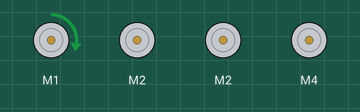
A sketch run on a simulated Arduino Uno, built with avr-gcc and run on an emulated ATmega328P. Parts: 4 × DC motor (green arrow = forward, orange = backward, longer = faster).

Above: at 0.5 s.
Timing chart, 0 to 4.6 s (numbered marks = the images above):
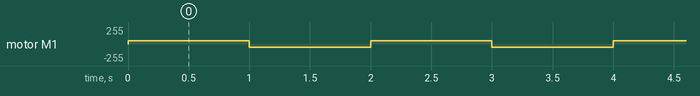

The sketch:

draw.ino.ino
```cpp
#include <AFMotor.h>

AF_DCMotor motor1(1), motor2(2), motor3(2), gripper(4);

int delay_speed = 1000;
int m1_speed = 50, m2_speed = 200, m3_speed = 200, m4_speed = 200;

void setup()
{
  motor1.setSpeed(m1_speed);  // BASE
  motor2.setSpeed(m2_speed);  // Right side -> BACK AND FORTH
  motor3.setSpeed(m3_speed);  // LEFT MOTOR -> UP AND DOWN
  gripper.setSpeed(m4_speed); // Gripper
}

void loop()
{
  motor1.run(FORWARD);
  delay(delay_speed);

  motor1.run(BACKWARD);
  delay(delay_speed);
}
```

Measured:
- by itself, motor M1: alternates forward 50/255 for 1.0 s and backward 50/255 for 1.0 s
